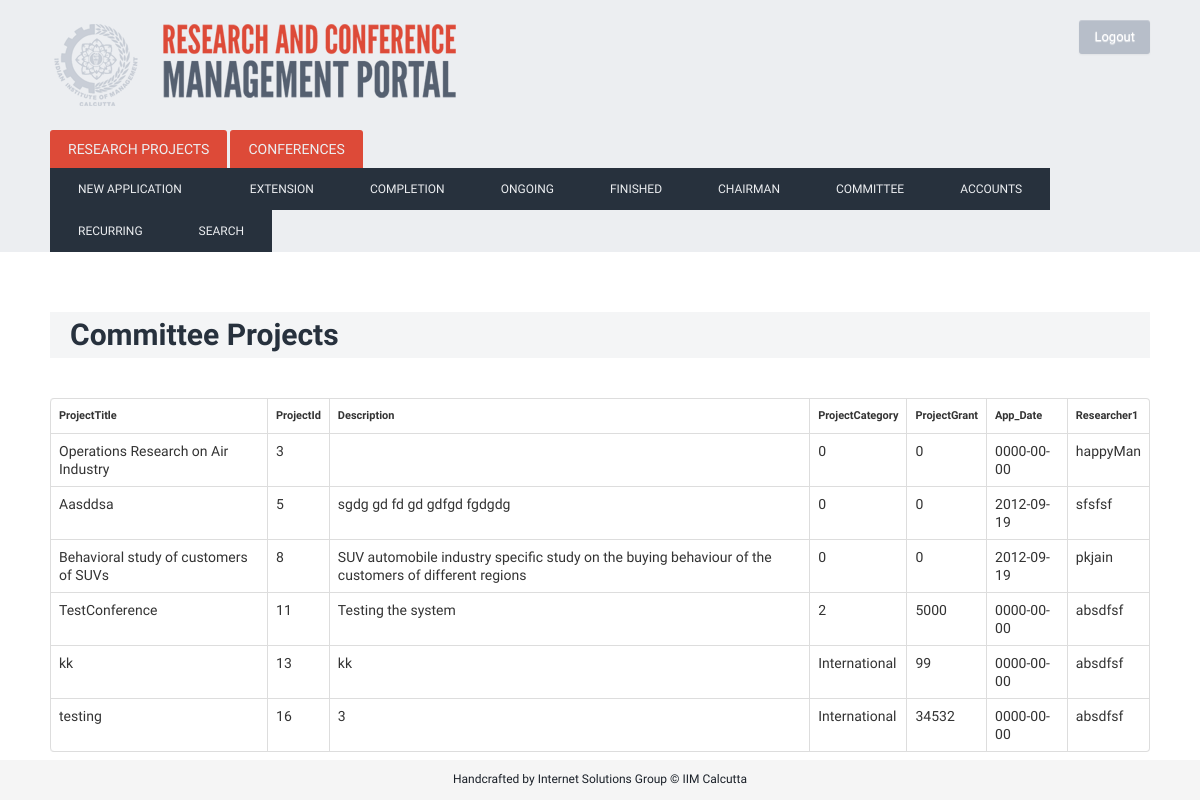
/index.php/conf_app_committee (signed in), run on the app's committed database.
### tables this page shows
CREATE TABLE IF NOT EXISTS `conference` (
  `ConferenceTitle` varchar(400) NOT NULL,
  `ConferenceId` int(200) NOT NULL AUTO_INCREMENT,
  `Description` varchar(2000) NOT NULL,
  `App_Date` date NOT NULL,
  `Start_Date` date NOT NULL,
  `End_Date` date NOT NULL,
  `Researcher1` varchar(80) NOT NULL,
  `ConferenceCategory` text NOT NULL,
  `ConferenceGrant` int(11) NOT NULL,
  `CStatus` varchar(50) NOT NULL,
  `Block_number` bigint(100) NOT NULL DEFAULT '0' COMMENT 'first block 1st jan 2001- each block of 3 years; 0 for student',
  PRIMARY KEY (`ConferenceId`),
  UNIQUE KEY `ProjectId` (`ConferenceId`),
  UNIQUE KEY `ProjectId_2` (`ConferenceId`)
);

### index.php (called while the page is built, shortened)
<?php
require_once BASEPATH.'core/CodeIgniter.php';

### application/models/conference_model.php (called while the page is built, shortened)
<?PHP
class Conference_model extends CI_Model {
	function conference_stage($stage)
		{
		$queryStr='SELECT * FROM conference WHERE CStatus = "app_'.$stage.'";';
		$query = $this->db->query($queryStr);
		return $query;
		}
}
?>

### application/controllers/Conf_app_committee.php (the view, shortened to what this page needs)
<?PHP
class Conf_app_committee extends CI_Controller {
	function index()
		{
			$data['myClass']=$this;
			$data['action']=0;
			if($_SESSION['usertype']==1){
			$this->load->view('layout',$data);
			} elseif ($_SESSION['usertype']==2){
				$this->load->view('layoutComm',$data);
			} elseif($_SESSION['usertype']==3){
				$this->load->view('layoutChairman',$data);
			}
		}
	function load_php()
				{
				$this->load->model('conference_model');
				$stage='comm';
				$Query= $this->conference_model->conference_stage($stage);
				echo '<h1>Committee Projects</h1>
						<table class="table table-bordered">
                        <TR><TD><h4>ProjectTitle</h4></TD><TD><h4>ProjectId</h4></TD><TD><h4>Description</h4></TD><TD><h4>ProjectCategory</TD><TD><h4>ProjectGrant</TD><TD><h4>App_Date</TD><TD><h4>Researcher1</TD>
                        </tr>
						<tbody>';
					 foreach($Query->result() as $row)
					 {
						 echo '<TR><TD>';
						 print $row->ConferenceTitle;
						 echo '</TD><TD>';
						 print $row->ConferenceId;
						 echo '</TD><TD>';
						 print $row->Description;
						 echo '</TD><TD>';
						 print $row->ConferenceCategory;
						 echo '</TD><TD>';
						 print $row->ConferenceGrant;
						 echo '</TD><TD>';
						 print $row->App_Date;
						 echo '</TD><TD>';
						 print $row->Researcher1;
					 }
				echo '</TABLE>';
				}
	}
?>

### static/css/custom.css (style rules this page uses)
html, body { height: 100%; }
body { background: url('/static/img/denim.png'); font-family: 'Droid Sans', sans-serif; font-weight: normal; font-size: 14px; line-height: 1.6; }
h4 { font-size: 11px; }
h1 { color: #27313D; margin-top: 60px; margin-bottom: 40px; font-weight: bold; background: #F4F5F6; padding: 5px 20px; }

### data on the page
conference: ConferenceTitle "Operations Research on Air Industry", ConferenceId "3", ConferenceCategory "0", ConferenceGrant "0", App_Date "0000-00-00", Researcher1 "happyMan"
conference: ConferenceTitle "Aasddsa", ConferenceId "5", Description "sgdg gd fd gd gdfgd fgdgdg", ConferenceCategory "0", ConferenceGrant "0", App_Date "2012-09-19", Researcher1 "sfsfsf"
conference: ConferenceTitle "Behavioral study of customers of SUVs", ConferenceId "8", Description "SUV automobile industry specific study on the buying behaviour of the customers of different regions", ConferenceCategory "0", ConferenceGrant "0", App_Date "2012-09-19", Researcher1 "pkjain"
conference: ConferenceTitle "TestConference", ConferenceId "11", Description "Testing the system", ConferenceCategory "2", ConferenceGrant "5000", App_Date "0000-00-00", Researcher1 "absdfsf"
conference: ConferenceTitle "kk", ConferenceId "13", Description "kk", ConferenceCategory "International", ConferenceGrant "99", App_Date "0000-00-00", Researcher1 "absdfsf"
conference: ConferenceTitle "testing", ConferenceId "16", Description "3", ConferenceCategory "International", ConferenceGrant "34532", App_Date "0000-00-00", Researcher1 "absdfsf"
